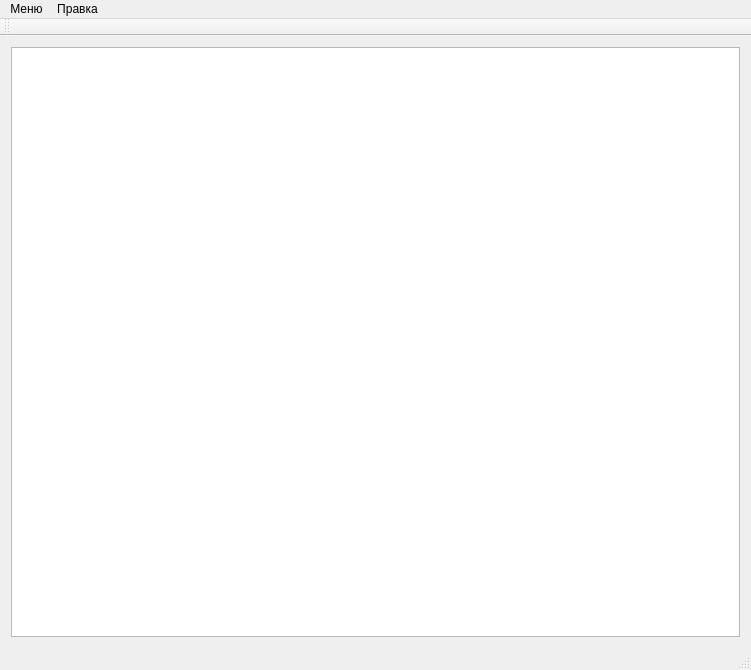
<?xml version="1.0" encoding="UTF-8"?>
<ui version="4.0">
 <class>MainWindow</class>
 <widget class="QMainWindow" name="MainWindow">
  <property name="geometry">
   <rect>
    <x>0</x>
    <y>0</y>
    <width>751</width>
    <height>670</height>
   </rect>
  </property>
  <property name="windowTitle">
   <string>MainWindow</string>
  </property>
  <widget class="QWidget" name="centralWidget">
   <layout class="QVBoxLayout" name="verticalLayout">
    <item>
     <widget class="QTextEdit" name="mainTextEdit"/>
    </item>
   </layout>
  </widget>
  <widget class="QMenuBar" name="menuBar">
   <property name="geometry">
    <rect>
     <x>0</x>
     <y>0</y>
     <width>751</width>
     <height>20</height>
    </rect>
   </property>
   <widget class="QMenu" name="menu">
    <property name="title">
     <string>Меню</string>
    </property>
    <addaction name="create"/>
    <addaction name="open"/>
    <addaction name="save"/>
    <addaction name="save_as"/>
    <addaction name="separator"/>
    <addaction name="exit"/>
   </widget>
   <widget class="QMenu" name="menu_2">
    <property name="title">
     <string>Правка</string>
    </property>
    <addaction name="undo"/>
    <addaction name="search"/>
    <addaction name="replace"/>
    <addaction name="clear"/>
    <addaction name="copy"/>
    <addaction name="paste"/>
   </widget>
   <addaction name="menu"/>
   <addaction name="menu_2"/>
  </widget>
  <widget class="QToolBar" name="mainToolBar">
   <attribute name="toolBarArea">
    <enum>TopToolBarArea</enum>
   </attribute>
   <attribute name="toolBarBreak">
    <bool>false</bool>
   </attribute>
  </widget>
  <widget class="QStatusBar" name="statusBar"/>
  <action name="create">
   <property name="text">
    <string>Создать</string>
   </property>
  </action>
  <action name="open">
   <property name="text">
    <string>Открыть</string>
   </property>
  </action>
  <action name="save">
   <property name="text">
    <string>Сохранить</string>
   </property>
  </action>
  <action name="save_as">
   <property name="text">
    <string>Сохранить как</string>
   </property>
  </action>
  <action name="search">
   <property name="text">
    <string>Поиск</string>
   </property>
  </action>
  <action name="replace">
   <property name="text">
    <string>Замена</string>
   </property>
  </action>
  <action name="clear">
   <property name="text">
    <string>Очистить</string>
   </property>
  </action>
  <action name="copy">
   <property name="text">
    <string>Копировать</string>
   </property>
  </action>
  <action name="paste">
   <property name="text">
    <string>Вставить</string>
   </property>
  </action>
  <action name="undo">
   <property name="text">
    <string>Отменить</string>
   </property>
  </action>
  <action name="exit">
   <property name="text">
    <string>Выход</string>
   </property>
  </action>
 </widget>
 <layoutdefault spacing="6" margin="11"/>
 <resources/>
 <connections/>
</ui>
